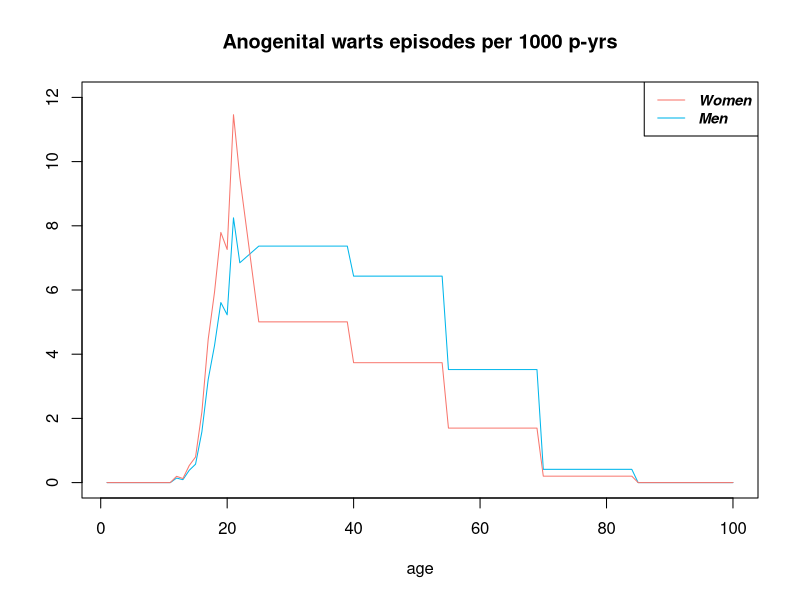

R code for this plot:
#Anogenital warts (AW) incidence per age and gender

#From RIVM raport sexually transmitted infections 2021 Table 7.1
#We set the averages below and above 25 to these numbers:
#women <25: 2.7, women >25: 2.1, men <25: 2.1, men >25: 3.5

#From Woestenberg et al. CID 2020 
#Incidence for women age 12-22.
GW_inc1222_w <- c(0.14,0.09,0.38,0.57,1.57,3.19,4.24,5.57,5.19,8.19,6.80)
#We assume a linear trend from age 22 to 25

#From Seksuele gezondheid in Nederland 2011 Table 6: Trend sexual partners
#women
#25-39 (5.9): x
#40-54 (4.4): 0.746x
#55-70 (2.0): 0.339x
#men
#25-39 (13.4): x
#40-54 (11.7): 0.873x
#55-70 (6.4): 0.478x

#From leefstijlmonitor seksuele gezondheid 2019 Table 2: trend 70-85 
#55-64: 3.4
#75-85: 0.4
#women 70-85: 0.339*0.118 = 0.04 
#men 70-85: 0.478*0.118 = 0.056

trend_vec_w <- c(1,0.746,0.339,0.04)
trend_vec_m <- c(1,0.873,0.478,0.056)

#We assume 0 incidence before age 12 and after age 84,
#and take this into account when computing the averages

#Let x be the incidence at 25
AverageAbove25 <- function(x,trend_vec){
  x*sum(trend_vec*c(15,15,15,15))/76
}

f <- function(x,trend_vec,av.val){
  AverageAbove25(x,trend_vec) - av.val
}

#We want the average for women above 25 equal to 2.1
sol.x_w <- uniroot(f,interval=c(0,20),trend_vec_w,2.1)
Inc25_w <- sol.x_w$root
Inc_w <- trend_vec_w*Inc25_w

#We want the average for men above 25 equal to 3.5
sol.x_m <- uniroot(f,interval=c(0,20),trend_vec_m,3.5)
Inc25_m <- sol.x_m$root
Inc_m <- trend_vec_m*Inc25_m

#Let y be the incidence at 12
TrendUnder25 <- GW_inc1222_w/GW_inc1222_w[1]

AverageUnder25 <- function(y,Inc25){
  Inc22 <- TrendUnder25[11]*y
  (sum(TrendUnder25*y)+ (Inc22-(Inc22-Inc25)/3)+(Inc22-2*(Inc22-Inc25)/3) )/24
}

g <- function(y,inc25,av.val){
  AverageUnder25(y,inc25) - av.val
}

#We want the average for women below 25 equal to 2.7
sol.y <- uniroot(g,interval=c(0,20),Inc25_w,2.7)
Inc12_w <- sol.y$root
Inc1222_w <- TrendUnder25*Inc12_w
Inc23_w <- Inc1222_w[11]-(Inc1222_w[11]-Inc25_w)/3
Inc24_w <- Inc1222_w[11]-2*(Inc1222_w[11]-Inc25_w)/3

#We want the average for men below 25 equal to 2.1
sol.y <- uniroot(g,interval=c(0,20),Inc25_m,2.1)
Inc12_m <- sol.y$root
Inc1222_m <- TrendUnder25*Inc12_m
Inc23_m <- Inc1222_m[11]-(Inc1222_m[11]-Inc25_m)/3
Inc24_m <- Inc1222_m[11]-2*(Inc1222_m[11]-Inc25_m)/3

#Incidence per gender for ages 1:100
AW.inc_w <- c(numeric(11),Inc1222_w,Inc23_w,Inc24_w,
              rep(Inc_w,c(15,15,15,15)),
              rep(0,16))

AW.inc_m <- c(numeric(11),Inc1222_m,Inc23_m,Inc24_m,
              rep(Inc_m,c(15,15,15,15)),
              rep(0,16))

#plots
plot(1:100,AW.inc_m,type="l",col="#00B6EB",main="Anogenital warts episodes per 1000 p-yrs",ylim=c(0,12),
     ylab="",xlab="age")
lines(AW.inc_w,type="l",col="#F8766D")
legend('topright', legend=c("Women", "Men"),
       col=c("#F8766D", "#00B6EB"), lty=1, cex=.9,
       text.font=4)

#Check:
mean(AW.inc_w[1:24]) #2.7
mean(AW.inc_w[25:100]) #2.1

mean(AW.inc_m[1:24]) #2.1
mean(AW.inc_m[25:100]) #3.5  
